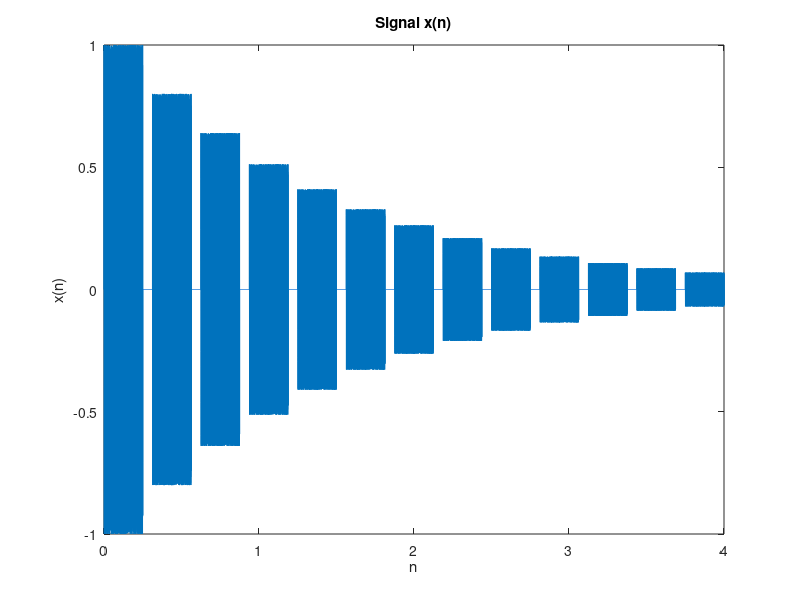
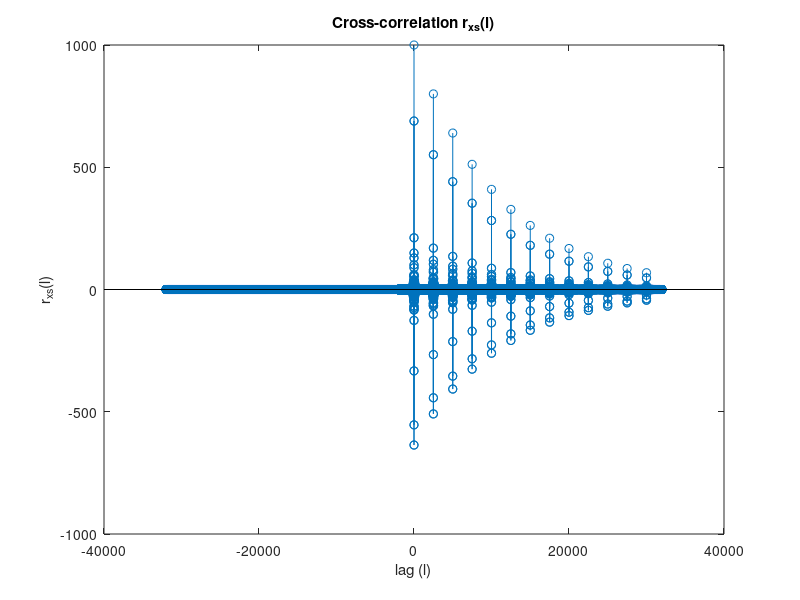

MATLAB code for these plots, in order: (Note: this script raises an error after producing the figures.)
%% Part a - Audio Playback
load lab5a % Load signals s, x and sampling frequency Fs
sound(s, Fs); % Play reference signal
pause(2);
sound(x, Fs); % Play received signal

%% Part b - Signal Visualization
figure;
plot(tx, x);
title('Signal x(n)');
xlabel('n'); ylabel('x(n)');
f = gcf; exportgraphics(f,'L5T3-b.png','Resolution',300)

%% Part c - Cross-correlation Analysis
[rxs, lrxs] = xcorr(x, s); % Cross-correlation for signal detection
figure;
stem(lrxs, rxs);
title('Cross-correlation r_{xs}(l)');
xlabel('lag (l)'); ylabel('r_{xs}(l)');
f = gcf; exportgraphics(f,'L5T3-c.png','Resolution',300)

%% Part d - Noise Addition and Detection

% Generate noise in chunks since x is too large and causes MATLAB to become unresponsive
chunk_size = 1e5;
z = zeros(size(x), 'like', x);  % Preallocate with same shape

for i = 1:chunk_size:length(x)
    idx = i:min(i+chunk_size-1, length(x));
    x_chunk = x(idx);                      % Extract chunk
    x_chunk = x_chunk(:);                 % Force column vector
    w = sqrt(0.36) * randn(length(x_chunk), 1, 'like', x);  % Column vector noise
    w = w - mean(w);
    z(idx) = x_chunk + w;
end

sound(z, Fs); % Play noisy signal

figure;
plot(tx, z);
title('Signal z(n) = x(n) + w(n)');
xlabel('n'); ylabel('z(n)');
f = gcf; exportgraphics(f,'L5T3-d1.png','Resolution',300)

[rzs, lrzs] = xcorr(z, s); % Cross-correlation with noisy signal
figure;
stem(lrzs, rzs);
title('Cross-correlation r_{zs}(l)');
xlabel('lag (l)'); ylabel('r_{zs}(l)');
f = gcf; exportgraphics(f,'L5T3-d2.png','Resolution',300)

%% Part f - Second Signal Analysis

%% Part f-a - Audio Playback
sound(v, Fs);
pause(2);
sound(r, Fs);

%% Part f-b - Signal Visualization
rx = linspace(0, 4, 34000);
figure;
plot(rx, r);
title('Signal r(n)');
xlabel('n'); ylabel('r(n)');
f = gcf; exportgraphics(f,'L5T3-f-b.png','Resolution',300)

%% Part f-c - Cross-correlation Analysis
[rrv, lrrv] = xcorr(r, v); % Cross-correlation for second signal pair
figure;
stem(lrrv, rrv);
title('Cross-correlation r_{rv}(l)');
xlabel('lag (l)'); ylabel('r_{rv}(l)');
f = gcf; exportgraphics(f,'L5T3-f-c.png','Resolution',300)

%% Part f-d - Noise Addition and Detection
% Generate noise in chunks since x is too large and causes MATLAB to become unresponsive
chunk_size = 1e5;
m = zeros(size(r), 'like', r);  % Preallocate with same shape

for i = 1:chunk_size:length(r)
    idx = i:min(i+chunk_size-1, length(r));
    r_chunk = r(idx);                      % Extract chunk
    r_chunk = r_chunk(:);                 % Force column vector
    w = sqrt(0.36) * randn(length(r_chunk), 1, 'like', r);  % Column vector noise
    w = w - mean(w);
    m(idx) = r_chunk + w;
end

sound(m, Fs); % Play noisy second signal

figure;
plot(rx, m);
title('Signal m(n) = r(n) + w(n)');
xlabel('n'); ylabel('m(n)');
f = gcf; exportgraphics(f,'L5T3-f-d1.png','Resolution',300)

[rmv, lrmv] = xcorr(m, v); % Cross-correlation with noisy second signal
figure;
stem(lrmv, rmv);
title('Cross-correlation r_{mv}(l)');
xlabel('lag (l)'); ylabel('r_{mv}(l)');
f = gcf; exportgraphics(f,'L5T3-f-d2.png','Resolution',300)